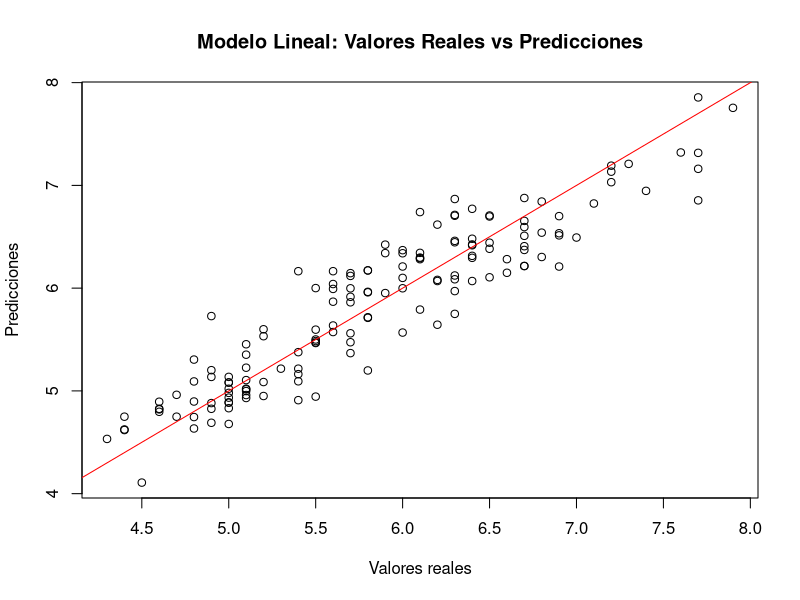
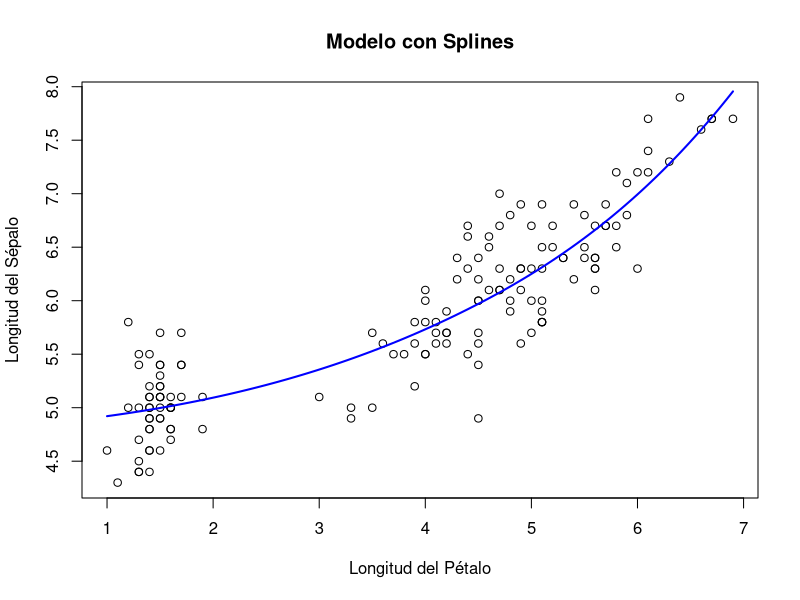

Generate these figures, in order, with R:
## ---- chunk 1
knitr::opts_chunk$set(echo = TRUE)
## ---- chunk 2
# Cargar los datos
data(iris)

# Ajustar un modelo lineal
modelo_lineal <- lm(Sepal.Length ~ Sepal.Width + Petal.Length + Petal.Width, data = iris)
## ---- chunk 3
summary(modelo_lineal)
## ---- chunk 4
summary(modelo_lineal)
## ---- chunk 5
# Predicciones
predicciones <- predict(modelo_lineal, iris)

# Gráfico: valores reales vs predicciones
plot(iris$Sepal.Length, predicciones, 
     xlab = "Valores reales", ylab = "Predicciones",
     main = "Modelo Lineal: Valores Reales vs Predicciones")
abline(0, 1, col = "red")
## ---- chunk 6
library(splines)

# Ajustar un modelo con splines
modelo_splines <- lm(Sepal.Length ~ bs(Petal.Length, df = 4), data = iris)

# Resumen del modelo
summary(modelo_splines)
## ---- chunk 7
# Crear datos para predicciones
nuevos_datos <- data.frame(Petal.Length = seq(min(iris$Petal.Length), max(iris$Petal.Length), length.out = 100))
nuevos_datos$prediccion <- predict(modelo_splines, nuevos_datos)

# Gráfico
plot(iris$Petal.Length, iris$Sepal.Length, 
     xlab = "Longitud del Pétalo", ylab = "Longitud del Sépalo", 
     main = "Modelo con Splines")
lines(nuevos_datos$Petal.Length, nuevos_datos$prediccion, col = "blue", lwd = 2)
